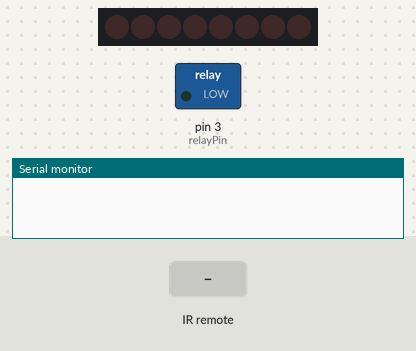
A sketch run on a simulated Arduino Uno, built with avr-gcc and run on an emulated ATmega328P. Parts: 8 shift-register outputs drawn as a row of LEDs (first output left, lit = HIGH), switched loads named in the sketch (green lamp = pin HIGH), the last lines printed to the serial monitor. Wiring (inferred from the names in the program): shift register (74HC595): data pin 8; shift clock pin 10; latch pin 9. Wiring (inferred from the signals the program sends): row of LEDs: on Q0, Q1, Q2, Q3, Q4, Q5, Q6, Q7. The inputs (shaded band) are chosen by the test bench. Pins used as bus, display or sensor lines are not drawn.

Above: at 1.2 s.
1.3 s: infrared code 0xFF6897 received
At 2.5 s:
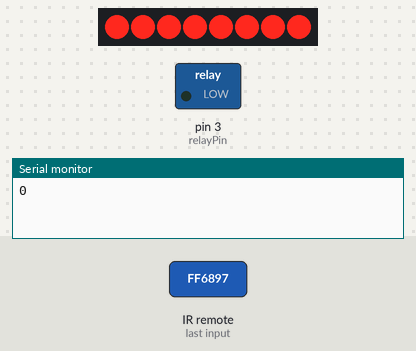
2.8 s: infrared code 0xFF30CF received
At 3.9 s:
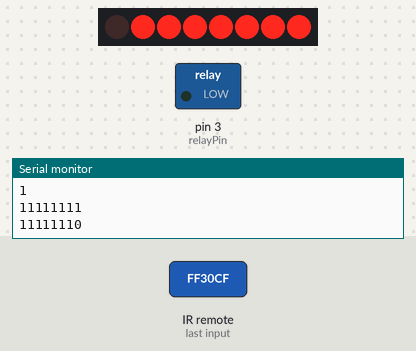
4.3 s: infrared code 0xFF18E7 received
At 5.0 s:
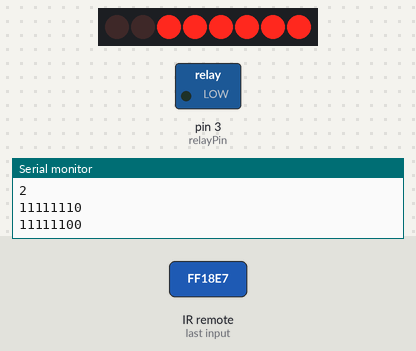
5.8 s: infrared code 0xFF7A85 received
At 6.2 s:
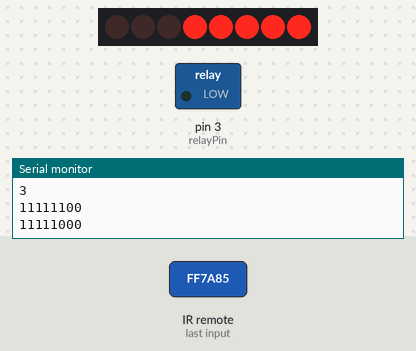
7.3 s: infrared code 0xFF10EF received
At 8.5 s:
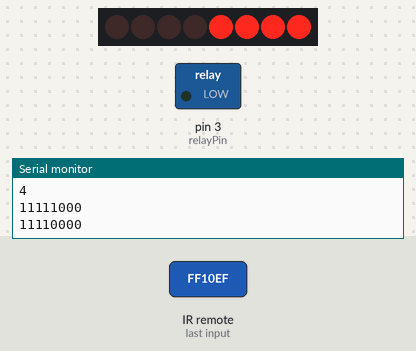
8.8 s: infrared code 0xFF30CF received
At 9.7 s:
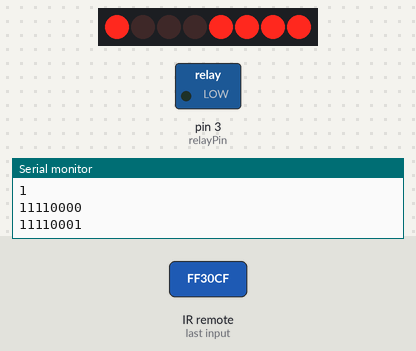
Timing chart, 0 to 11.3 s (numbered marks = the images above; inputs shaded):
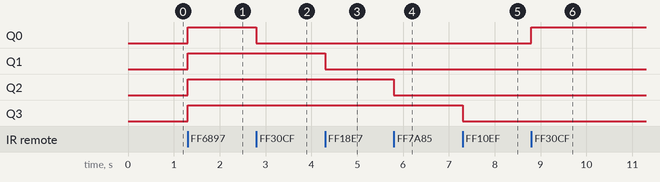

Measured:
- after the input at 1.3 s, Q0–3: LOW → HIGH at once
- after the input at 2.8 s, Q0: HIGH → LOW at once
- after the input at 4.3 s, Q1: HIGH → LOW at once
- after the input at 5.8 s, Q2: HIGH → LOW at once
- after the input at 7.3 s, Q3: HIGH → LOW at once
- after the input at 8.8 s, Q0: LOW → HIGH at once

The sketch:

Infrared_Remote_01.ino
```cpp
/*  Infrared Remote Controller & IR Receiver demo program
  copy right John Yu
  connect VS1838B to  D10 see http://osoyoo.com/?p=144
*/
#include <IRremote.h>


//DS - Serial data input
int dataPin = 8;
//ST_CP - Storage register clock pin (latch pin) or Output Clock
int latchPin = 9;
//SH_CP - Shift register clock pin or Input Clock
int clockPin = 10;


byte registers[] = {
  B00000000,
  B10000000,
  B11000000,
  B11100000,
  B11110000,
  B11111000,
  B11111100,
  B11111110,
  B11111111
  };

byte relay = B11111111;


int ctr = 0;
boolean isIncrement = true;

//set D2 as input signal pin
int input_pin = 2;
IRrecv irrecv(input_pin);
decode_results signals;

int relayPin = 3;

void setup()
{

  pinMode(dataPin, OUTPUT);
  pinMode(latchPin, OUTPUT);
  pinMode(clockPin, OUTPUT);

  pinMode(relayPin, OUTPUT);

  Serial.begin(9600);
  irrecv.enableIRIn(); // enable input from IR receiver
}

void sendBit(byte byteData){
   digitalWrite(latchPin, LOW);

    // shift out the bits:
    shiftOut(dataPin, clockPin, MSBFIRST, byteData);

    //take the latch pin high so the LEDs will light up:
    digitalWrite(latchPin, HIGH);
}


void toggle(int n){
  Serial.println(relay, BIN);
  relay ^= 1UL << n;
  Serial.println(relay, BIN);
  sendBit(relay);
}

void loop() {

  if (irrecv.decode(&signals)) {
    //Serial.println("------");
    //Serial.println(signals.value, HEX);
    irrecv.resume(); // get the next signal


    switch(signals.value){
      case 0xFF6897:
        Serial.println("0");
        relay = B11111111;
        sendBit(relay);
        break;
      case 0xFF30CF:
        Serial.println("1");
        toggle(0);
        //sendBit(B01110000);
        break;
      case 0xFF18E7:
        Serial.println("2");
        toggle(1);
        //sendBit(B10110000);
        break;
      case 0xFF7A85:
        Serial.println("3");
        toggle(2);
        //sendBit(B11010000);
        break;
      case 0xFF10EF:
        Serial.println("4");
        toggle(3);
        //sendBit(B11100000);
        break;

    }

  }
/*
   Serial.println("All OFF");
    sendBit(registers[0]);
    delay(1000);

    Serial.println("All ON");
    sendBit(registers[8]);
    delay(1000);
*/
  /*
  Serial.println("HIGH");
  digitalWrite(relayPin, HIGH);
  delay(5000);
  Serial.println("LOW");
  digitalWrite(relayPin, LOW);
  delay(5000);
  */

  /*
  if(isIncrement){

    // take the latchPin low so
    // the LEDs don't change while you're sending in bits:
    digitalWrite(latchPin, LOW);

    // shift out the bits:
    shiftOut(dataPin, clockPin, LSBFIRST, registers[ctr]);

    //take the latch pin high so the LEDs will light up:
    digitalWrite(latchPin, HIGH);
    // pause before next value:
    delay(1000);

    ctr++;

    if(ctr >= 8) {
      isIncrement = false;
    }
  } else {
        // take the latchPin low so
    // the LEDs don't change while you're sending in bits:
    digitalWrite(latchPin, LOW);

    // shift out the bits:
    shiftOut(dataPin, clockPin, LSBFIRST, registers[ctr]);

    //take the latch pin high so the LEDs will light up:
    digitalWrite(latchPin, HIGH);
    // pause before next value:
    delay(1000);

    ctr--;

    if(ctr == 0) {
      isIncrement = true;
    }
  }*/


}
```
